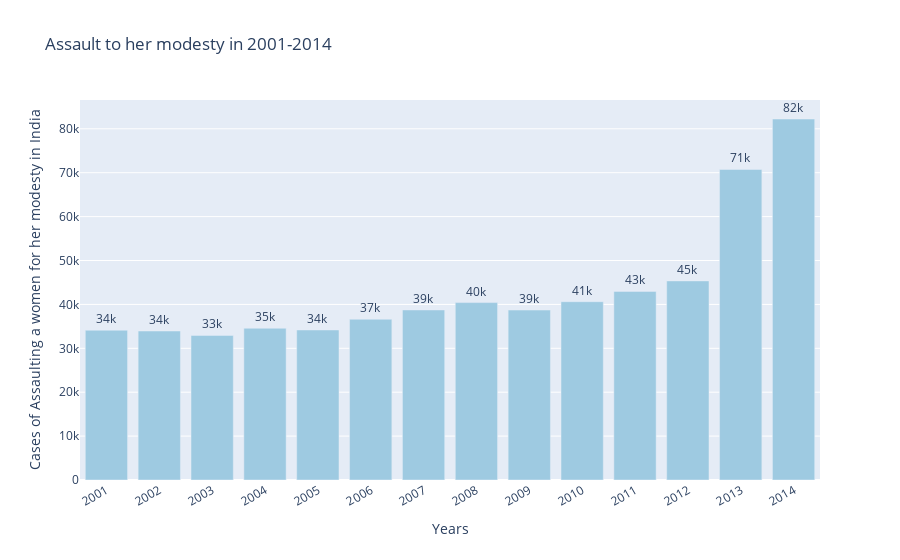

Notebook source saved alongside this figure:
### Markdown cell above
Through the literacy rate of India is increased by more than 75%, there is not much change in dowry cases.

### Code cell
plot_figure("Assault to her modesty in 2001-2014","Assault on women with intent to outrage her modesty","Cases of Assaulting a women for her modesty in India", color='rgb(158,202,225)')

### Figure 1 — Plotly figure (JSON) as saved in the notebook; plotly's stock layout.template omitted (floating-point values rounded to 4 significant figures)
{"data": [{"marker": {"color": "rgb(158,202,225)"}, "text": [34124, 33943, 32939, 34567, 34175, 36617, 38734, 40413, 38711, 40613, 42968, 45351, 70739, 82235], "textposition": "outside", "texttemplate": "%{text:.2s}", "type": "bar", "x": [2001, 2002, 2003, 2004, 2005, 2006, 2007, 2008, 2009, 2010, 2011, 2012, 2013, 2014], "y": [34124, 33943, 32939, 34567, 34175, 36617, 38734, 40413, 38711, 40613, 42968, 45351, 70739, 82235]}], "layout": {"title": {"text": "Assault to her modesty in 2001-2014"}, "uniformtext": {"minsize": 8, "mode": "show"}, "xaxis": {"tickangle": -30, "tickmode": "linear", "title": {"text": "Years"}}, "yaxis": {"title": {"text": "Cases of Assaulting a women for her modesty in India"}}}}
